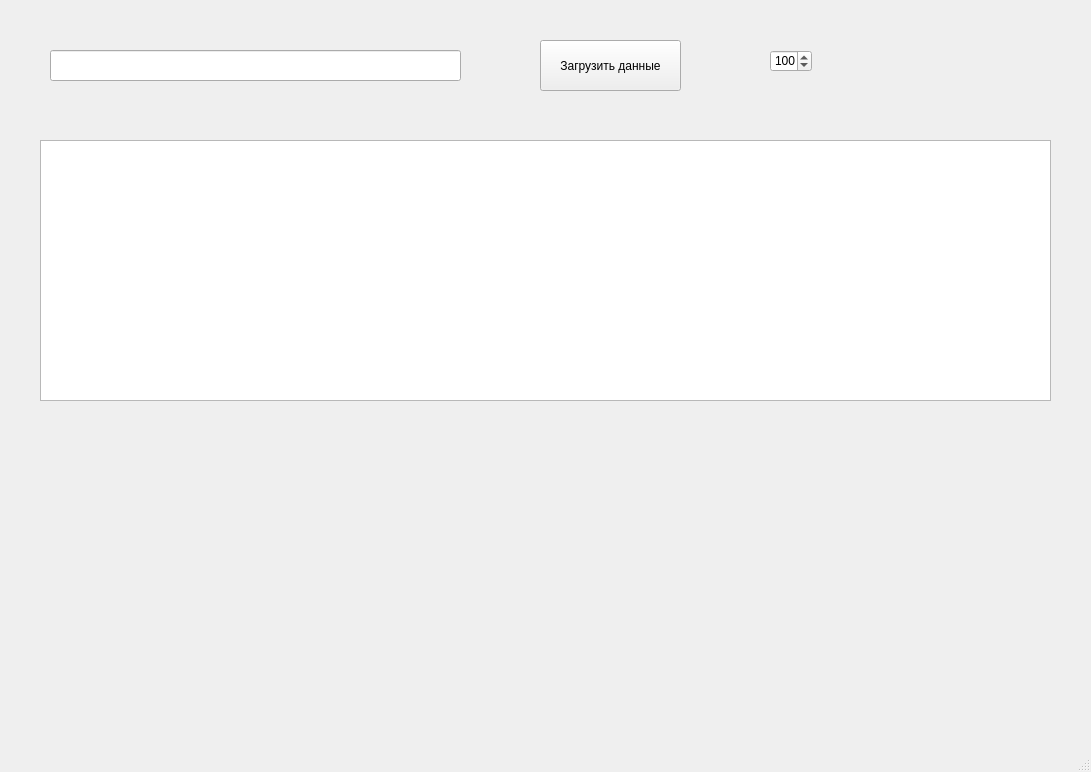
<?xml version="1.0" encoding="UTF-8"?>
<ui version="4.0">
 <class>MainWindow</class>
 <widget class="QMainWindow" name="MainWindow">
  <property name="geometry">
   <rect>
    <x>0</x>
    <y>0</y>
    <width>1091</width>
    <height>772</height>
   </rect>
  </property>
  <property name="windowTitle">
   <string>MainWindow</string>
  </property>
  <widget class="QWidget" name="centralwidget">
   <widget class="QPushButton" name="pbLoad">
    <property name="geometry">
     <rect>
      <x>540</x>
      <y>40</y>
      <width>141</width>
      <height>51</height>
     </rect>
    </property>
    <property name="text">
     <string>Загрузить данные</string>
    </property>
   </widget>
   <widget class="QSpinBox" name="sbLength">
    <property name="geometry">
     <rect>
      <x>770</x>
      <y>50</y>
      <width>42</width>
      <height>22</height>
     </rect>
    </property>
    <property name="minimum">
     <number>10</number>
    </property>
    <property name="maximum">
     <number>3000</number>
    </property>
    <property name="value">
     <number>100</number>
    </property>
   </widget>
   <widget class="QTableWidget" name="tableData">
    <property name="geometry">
     <rect>
      <x>40</x>
      <y>140</y>
      <width>1011</width>
      <height>261</height>
     </rect>
    </property>
   </widget>
   <widget class="QLineEdit" name="input">
    <property name="geometry">
     <rect>
      <x>50</x>
      <y>50</y>
      <width>411</width>
      <height>31</height>
     </rect>
    </property>
    <property name="text">
     <string/>
    </property>
   </widget>
  </widget>
  <widget class="QMenuBar" name="menubar">
   <property name="geometry">
    <rect>
     <x>0</x>
     <y>0</y>
     <width>1091</width>
     <height>26</height>
    </rect>
   </property>
  </widget>
  <widget class="QStatusBar" name="statusbar"/>
 </widget>
 <resources/>
 <connections/>
</ui>
